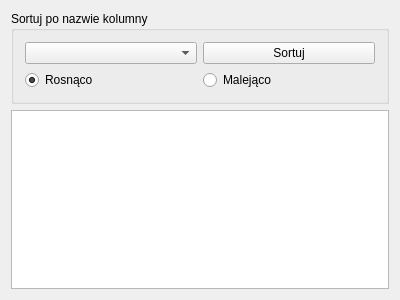
<?xml version="1.0" encoding="UTF-8"?>
<ui version="4.0">
 <class>ShowTableView</class>
 <widget class="QWidget" name="ShowTableView">
  <property name="geometry">
   <rect>
    <x>0</x>
    <y>0</y>
    <width>400</width>
    <height>300</height>
   </rect>
  </property>
  <property name="windowTitle">
   <string>ShowTableView</string>
  </property>
  <layout class="QGridLayout" name="gridLayout_2">
   <item row="0" column="0">
    <widget class="QGroupBox" name="sortByColumnQGroupBox">
     <property name="title">
      <string>Sortuj po nazwie kolumny</string>
     </property>
     <layout class="QGridLayout" name="gridLayout">
      <item row="0" column="0">
       <widget class="QComboBox" name="columnNameQComboBox"/>
      </item>
      <item row="0" column="1">
       <widget class="QPushButton" name="sortQPushButton">
        <property name="text">
         <string>Sortuj</string>
        </property>
       </widget>
      </item>
      <item row="1" column="0">
       <widget class="QRadioButton" name="ascendingQRadioButton">
        <property name="text">
         <string>Rosnąco</string>
        </property>
        <property name="checked">
         <bool>true</bool>
        </property>
       </widget>
      </item>
      <item row="1" column="1">
       <widget class="QRadioButton" name="descendingQRadioButton">
        <property name="text">
         <string>Malejąco</string>
        </property>
       </widget>
      </item>
     </layout>
    </widget>
   </item>
   <item row="1" column="0">
    <widget class="QTableWidget" name="tableQTableWidget"/>
   </item>
  </layout>
 </widget>
 <layoutdefault spacing="6" margin="11"/>
 <resources/>
 <connections/>
</ui>
